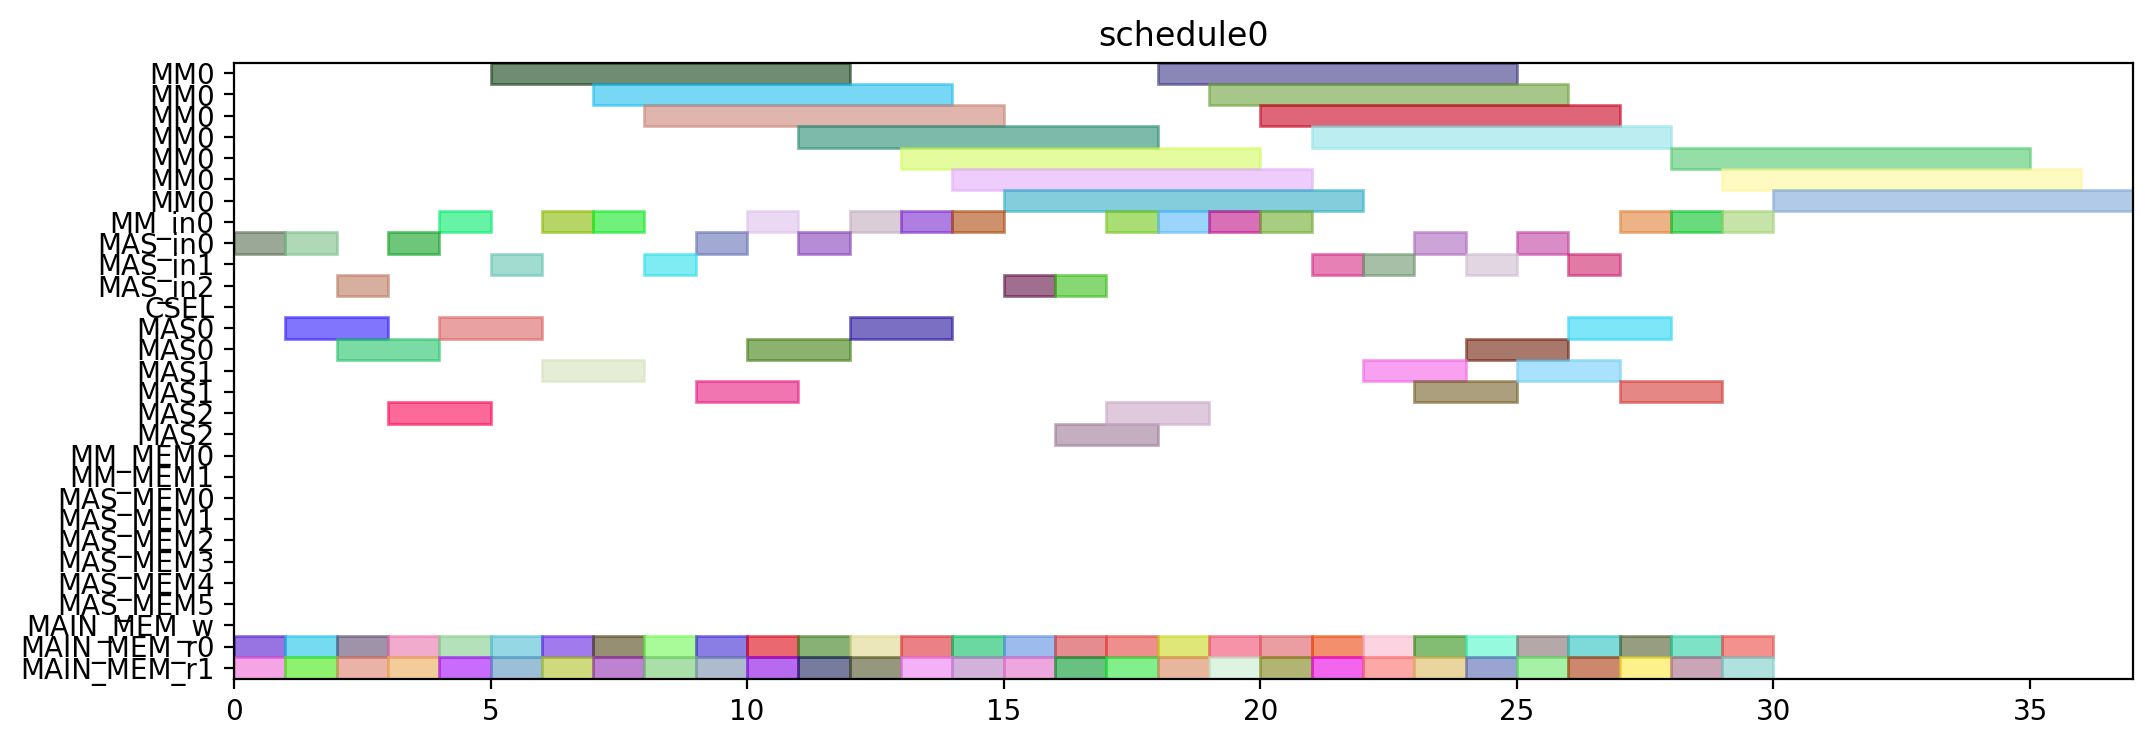

Source code (Python):
from pyschedule import Scenario, solvers, plotters, alt


def solve():
	horizon = 120
	S = Scenario("schedule0", horizon=horizon)

	# resource
	MM = S.Resources('MM', num=1, size=7)
	MM_in = S.Resources('MM_in', num=1)
	MAS_in = S.Resources('MAS_in', num=3)
	CSEL = S.Resource('CSEL')
	MAS = S.Resources('MAS', num=3, size=2, periods=range(1, horizon))
	MM_MEM = S.Resources('MM_MEM', num=2)
	MAS_MEM = S.Resources('MAS_MEM', num=6)
	MAIN_MEM_w = S.Resource('MAIN_MEM_w', size=1)
	MAIN_MEM_r = S.Resources('MAIN_MEM_r', num=2)

	# result of previous scheduling

	# new tasks
	t1_t0 = S.Task('t1_t0', length=7, delay_cost=1)
	t1_t0 += alt(MM)
	t1_t0_in = S.Task('t1_t0_in', length=1, delay_cost=1)
	t1_t0_in += alt(MM_in)
	S += t1_t0_in*MM_in[0]<=t1_t0*MM[0]
	t1_t0_mem0 = S.Task('t1_t0_mem0', length=1, delay_cost=1)
	t1_t0_mem0 += MAIN_MEM_r[0]
	S += t1_t0_mem0 <= t1_t0

	t1_t0_mem1 = S.Task('t1_t0_mem1', length=1, delay_cost=1)
	t1_t0_mem1 += MAIN_MEM_r[1]
	S += t1_t0_mem1 <= t1_t0

	t1_t1 = S.Task('t1_t1', length=7, delay_cost=1)
	t1_t1 += alt(MM)
	t1_t1_in = S.Task('t1_t1_in', length=1, delay_cost=1)
	t1_t1_in += alt(MM_in)
	S += t1_t1_in*MM_in[0]<=t1_t1*MM[0]
	t1_t1_mem0 = S.Task('t1_t1_mem0', length=1, delay_cost=1)
	t1_t1_mem0 += MAIN_MEM_r[0]
	S += t1_t1_mem0 <= t1_t1

	t1_t1_mem1 = S.Task('t1_t1_mem1', length=1, delay_cost=1)
	t1_t1_mem1 += MAIN_MEM_r[1]
	S += t1_t1_mem1 <= t1_t1

	t1_t2 = S.Task('t1_t2', length=2, delay_cost=1)
	t1_t2 += alt(MAS)
	t1_t2_in = S.Task('t1_t2_in', length=1, delay_cost=1)
	t1_t2_in += alt(MAS_in)
	S += t1_t2_in*MAS_in[0]<=t1_t2*MAS[0]

	S += t1_t2_in*MAS_in[1]<=t1_t2*MAS[1]

	S += t1_t2_in*MAS_in[2]<=t1_t2*MAS[2]

	t1_t2_mem0 = S.Task('t1_t2_mem0', length=1, delay_cost=1)
	t1_t2_mem0 += MAIN_MEM_r[0]
	S += t1_t2_mem0 <= t1_t2

	t1_t2_mem1 = S.Task('t1_t2_mem1', length=1, delay_cost=1)
	t1_t2_mem1 += MAIN_MEM_r[1]
	S += t1_t2_mem1 <= t1_t2

	t1_t3 = S.Task('t1_t3', length=2, delay_cost=1)
	t1_t3 += alt(MAS)
	t1_t3_in = S.Task('t1_t3_in', length=1, delay_cost=1)
	t1_t3_in += alt(MAS_in)
	S += t1_t3_in*MAS_in[0]<=t1_t3*MAS[0]

	S += t1_t3_in*MAS_in[1]<=t1_t3*MAS[1]

	S += t1_t3_in*MAS_in[2]<=t1_t3*MAS[2]

	t1_t3_mem0 = S.Task('t1_t3_mem0', length=1, delay_cost=1)
	t1_t3_mem0 += MAIN_MEM_r[0]
	S += t1_t3_mem0 <= t1_t3

	t1_t3_mem1 = S.Task('t1_t3_mem1', length=1, delay_cost=1)
	t1_t3_mem1 += MAIN_MEM_r[1]
	S += t1_t3_mem1 <= t1_t3

	t2_t0 = S.Task('t2_t0', length=7, delay_cost=1)
	t2_t0 += alt(MM)
	t2_t0_in = S.Task('t2_t0_in', length=1, delay_cost=1)
	t2_t0_in += alt(MM_in)
	S += t2_t0_in*MM_in[0]<=t2_t0*MM[0]
	t2_t0_mem0 = S.Task('t2_t0_mem0', length=1, delay_cost=1)
	t2_t0_mem0 += MAIN_MEM_r[0]
	S += t2_t0_mem0 <= t2_t0

	t2_t0_mem1 = S.Task('t2_t0_mem1', length=1, delay_cost=1)
	t2_t0_mem1 += MAIN_MEM_r[1]
	S += t2_t0_mem1 <= t2_t0

	t2_t1 = S.Task('t2_t1', length=7, delay_cost=1)
	t2_t1 += alt(MM)
	t2_t1_in = S.Task('t2_t1_in', length=1, delay_cost=1)
	t2_t1_in += alt(MM_in)
	S += t2_t1_in*MM_in[0]<=t2_t1*MM[0]
	t2_t1_mem0 = S.Task('t2_t1_mem0', length=1, delay_cost=1)
	t2_t1_mem0 += MAIN_MEM_r[0]
	S += t2_t1_mem0 <= t2_t1

	t2_t1_mem1 = S.Task('t2_t1_mem1', length=1, delay_cost=1)
	t2_t1_mem1 += MAIN_MEM_r[1]
	S += t2_t1_mem1 <= t2_t1

	t2_t2 = S.Task('t2_t2', length=2, delay_cost=1)
	t2_t2 += alt(MAS)
	t2_t2_in = S.Task('t2_t2_in', length=1, delay_cost=1)
	t2_t2_in += alt(MAS_in)
	S += t2_t2_in*MAS_in[0]<=t2_t2*MAS[0]

	S += t2_t2_in*MAS_in[1]<=t2_t2*MAS[1]

	S += t2_t2_in*MAS_in[2]<=t2_t2*MAS[2]

	t2_t2_mem0 = S.Task('t2_t2_mem0', length=1, delay_cost=1)
	t2_t2_mem0 += MAIN_MEM_r[0]
	S += t2_t2_mem0 <= t2_t2

	t2_t2_mem1 = S.Task('t2_t2_mem1', length=1, delay_cost=1)
	t2_t2_mem1 += MAIN_MEM_r[1]
	S += t2_t2_mem1 <= t2_t2

	t2_t3 = S.Task('t2_t3', length=2, delay_cost=1)
	t2_t3 += alt(MAS)
	t2_t3_in = S.Task('t2_t3_in', length=1, delay_cost=1)
	t2_t3_in += alt(MAS_in)
	S += t2_t3_in*MAS_in[0]<=t2_t3*MAS[0]

	S += t2_t3_in*MAS_in[1]<=t2_t3*MAS[1]

	S += t2_t3_in*MAS_in[2]<=t2_t3*MAS[2]

	t2_t3_mem0 = S.Task('t2_t3_mem0', length=1, delay_cost=1)
	t2_t3_mem0 += MAIN_MEM_r[0]
	S += t2_t3_mem0 <= t2_t3

	t2_t3_mem1 = S.Task('t2_t3_mem1', length=1, delay_cost=1)
	t2_t3_mem1 += MAIN_MEM_r[1]
	S += t2_t3_mem1 <= t2_t3

	t0_t0 = S.Task('t0_t0', length=7, delay_cost=1)
	t0_t0 += alt(MM)
	t0_t0_in = S.Task('t0_t0_in', length=1, delay_cost=1)
	t0_t0_in += alt(MM_in)
	S += t0_t0_in*MM_in[0]<=t0_t0*MM[0]
	t0_t0_mem0 = S.Task('t0_t0_mem0', length=1, delay_cost=1)
	t0_t0_mem0 += MAIN_MEM_r[0]
	S += t0_t0_mem0 <= t0_t0

	t0_t0_mem1 = S.Task('t0_t0_mem1', length=1, delay_cost=1)
	t0_t0_mem1 += MAIN_MEM_r[1]
	S += t0_t0_mem1 <= t0_t0

	t0_t1 = S.Task('t0_t1', length=7, delay_cost=1)
	t0_t1 += alt(MM)
	t0_t1_in = S.Task('t0_t1_in', length=1, delay_cost=1)
	t0_t1_in += alt(MM_in)
	S += t0_t1_in*MM_in[0]<=t0_t1*MM[0]
	t0_t1_mem0 = S.Task('t0_t1_mem0', length=1, delay_cost=1)
	t0_t1_mem0 += MAIN_MEM_r[0]
	S += t0_t1_mem0 <= t0_t1

	t0_t1_mem1 = S.Task('t0_t1_mem1', length=1, delay_cost=1)
	t0_t1_mem1 += MAIN_MEM_r[1]
	S += t0_t1_mem1 <= t0_t1

	t0_t2 = S.Task('t0_t2', length=2, delay_cost=1)
	t0_t2 += alt(MAS)
	t0_t2_in = S.Task('t0_t2_in', length=1, delay_cost=1)
	t0_t2_in += alt(MAS_in)
	S += t0_t2_in*MAS_in[0]<=t0_t2*MAS[0]

	S += t0_t2_in*MAS_in[1]<=t0_t2*MAS[1]

	S += t0_t2_in*MAS_in[2]<=t0_t2*MAS[2]

	t0_t2_mem0 = S.Task('t0_t2_mem0', length=1, delay_cost=1)
	t0_t2_mem0 += MAIN_MEM_r[0]
	S += t0_t2_mem0 <= t0_t2

	t0_t2_mem1 = S.Task('t0_t2_mem1', length=1, delay_cost=1)
	t0_t2_mem1 += MAIN_MEM_r[1]
	S += t0_t2_mem1 <= t0_t2

	t0_t3 = S.Task('t0_t3', length=2, delay_cost=1)
	t0_t3 += alt(MAS)
	t0_t3_in = S.Task('t0_t3_in', length=1, delay_cost=1)
	t0_t3_in += alt(MAS_in)
	S += t0_t3_in*MAS_in[0]<=t0_t3*MAS[0]

	S += t0_t3_in*MAS_in[1]<=t0_t3*MAS[1]

	S += t0_t3_in*MAS_in[2]<=t0_t3*MAS[2]

	t0_t3_mem0 = S.Task('t0_t3_mem0', length=1, delay_cost=1)
	t0_t3_mem0 += MAIN_MEM_r[0]
	S += t0_t3_mem0 <= t0_t3

	t0_t3_mem1 = S.Task('t0_t3_mem1', length=1, delay_cost=1)
	t0_t3_mem1 += MAIN_MEM_r[1]
	S += t0_t3_mem1 <= t0_t3

	t4_t0_t0 = S.Task('t4_t0_t0', length=7, delay_cost=1)
	t4_t0_t0 += alt(MM)
	t4_t0_t0_in = S.Task('t4_t0_t0_in', length=1, delay_cost=1)
	t4_t0_t0_in += alt(MM_in)
	S += t4_t0_t0_in*MM_in[0]<=t4_t0_t0*MM[0]
	t4_t0_t0_mem0 = S.Task('t4_t0_t0_mem0', length=1, delay_cost=1)
	t4_t0_t0_mem0 += MAIN_MEM_r[0]
	S += t4_t0_t0_mem0 <= t4_t0_t0

	t4_t0_t0_mem1 = S.Task('t4_t0_t0_mem1', length=1, delay_cost=1)
	t4_t0_t0_mem1 += MAIN_MEM_r[1]
	S += t4_t0_t0_mem1 <= t4_t0_t0

	t4_t0_t1 = S.Task('t4_t0_t1', length=7, delay_cost=1)
	t4_t0_t1 += alt(MM)
	t4_t0_t1_in = S.Task('t4_t0_t1_in', length=1, delay_cost=1)
	t4_t0_t1_in += alt(MM_in)
	S += t4_t0_t1_in*MM_in[0]<=t4_t0_t1*MM[0]
	t4_t0_t1_mem0 = S.Task('t4_t0_t1_mem0', length=1, delay_cost=1)
	t4_t0_t1_mem0 += MAIN_MEM_r[0]
	S += t4_t0_t1_mem0 <= t4_t0_t1

	t4_t0_t1_mem1 = S.Task('t4_t0_t1_mem1', length=1, delay_cost=1)
	t4_t0_t1_mem1 += MAIN_MEM_r[1]
	S += t4_t0_t1_mem1 <= t4_t0_t1

	t4_t0_t2 = S.Task('t4_t0_t2', length=2, delay_cost=1)
	t4_t0_t2 += alt(MAS)
	t4_t0_t2_in = S.Task('t4_t0_t2_in', length=1, delay_cost=1)
	t4_t0_t2_in += alt(MAS_in)
	S += t4_t0_t2_in*MAS_in[0]<=t4_t0_t2*MAS[0]

	S += t4_t0_t2_in*MAS_in[1]<=t4_t0_t2*MAS[1]

	S += t4_t0_t2_in*MAS_in[2]<=t4_t0_t2*MAS[2]

	t4_t0_t2_mem0 = S.Task('t4_t0_t2_mem0', length=1, delay_cost=1)
	t4_t0_t2_mem0 += MAIN_MEM_r[0]
	S += t4_t0_t2_mem0 <= t4_t0_t2

	t4_t0_t2_mem1 = S.Task('t4_t0_t2_mem1', length=1, delay_cost=1)
	t4_t0_t2_mem1 += MAIN_MEM_r[1]
	S += t4_t0_t2_mem1 <= t4_t0_t2

	t4_t0_t3 = S.Task('t4_t0_t3', length=2, delay_cost=1)
	t4_t0_t3 += alt(MAS)
	t4_t0_t3_in = S.Task('t4_t0_t3_in', length=1, delay_cost=1)
	t4_t0_t3_in += alt(MAS_in)
	S += t4_t0_t3_in*MAS_in[0]<=t4_t0_t3*MAS[0]

	S += t4_t0_t3_in*MAS_in[1]<=t4_t0_t3*MAS[1]

	S += t4_t0_t3_in*MAS_in[2]<=t4_t0_t3*MAS[2]

	t4_t0_t3_mem0 = S.Task('t4_t0_t3_mem0', length=1, delay_cost=1)
	t4_t0_t3_mem0 += MAIN_MEM_r[0]
	S += t4_t0_t3_mem0 <= t4_t0_t3

	t4_t0_t3_mem1 = S.Task('t4_t0_t3_mem1', length=1, delay_cost=1)
	t4_t0_t3_mem1 += MAIN_MEM_r[1]
	S += t4_t0_t3_mem1 <= t4_t0_t3

	t4_t1_t0 = S.Task('t4_t1_t0', length=7, delay_cost=1)
	t4_t1_t0 += alt(MM)
	t4_t1_t0_in = S.Task('t4_t1_t0_in', length=1, delay_cost=1)
	t4_t1_t0_in += alt(MM_in)
	S += t4_t1_t0_in*MM_in[0]<=t4_t1_t0*MM[0]
	t4_t1_t0_mem0 = S.Task('t4_t1_t0_mem0', length=1, delay_cost=1)
	t4_t1_t0_mem0 += MAIN_MEM_r[0]
	S += t4_t1_t0_mem0 <= t4_t1_t0

	t4_t1_t0_mem1 = S.Task('t4_t1_t0_mem1', length=1, delay_cost=1)
	t4_t1_t0_mem1 += MAIN_MEM_r[1]
	S += t4_t1_t0_mem1 <= t4_t1_t0

	t4_t1_t1 = S.Task('t4_t1_t1', length=7, delay_cost=1)
	t4_t1_t1 += alt(MM)
	t4_t1_t1_in = S.Task('t4_t1_t1_in', length=1, delay_cost=1)
	t4_t1_t1_in += alt(MM_in)
	S += t4_t1_t1_in*MM_in[0]<=t4_t1_t1*MM[0]
	t4_t1_t1_mem0 = S.Task('t4_t1_t1_mem0', length=1, delay_cost=1)
	t4_t1_t1_mem0 += MAIN_MEM_r[0]
	S += t4_t1_t1_mem0 <= t4_t1_t1

	t4_t1_t1_mem1 = S.Task('t4_t1_t1_mem1', length=1, delay_cost=1)
	t4_t1_t1_mem1 += MAIN_MEM_r[1]
	S += t4_t1_t1_mem1 <= t4_t1_t1

	t4_t1_t2 = S.Task('t4_t1_t2', length=2, delay_cost=1)
	t4_t1_t2 += alt(MAS)
	t4_t1_t2_in = S.Task('t4_t1_t2_in', length=1, delay_cost=1)
	t4_t1_t2_in += alt(MAS_in)
	S += t4_t1_t2_in*MAS_in[0]<=t4_t1_t2*MAS[0]

	S += t4_t1_t2_in*MAS_in[1]<=t4_t1_t2*MAS[1]

	S += t4_t1_t2_in*MAS_in[2]<=t4_t1_t2*MAS[2]

	t4_t1_t2_mem0 = S.Task('t4_t1_t2_mem0', length=1, delay_cost=1)
	t4_t1_t2_mem0 += MAIN_MEM_r[0]
	S += t4_t1_t2_mem0 <= t4_t1_t2

	t4_t1_t2_mem1 = S.Task('t4_t1_t2_mem1', length=1, delay_cost=1)
	t4_t1_t2_mem1 += MAIN_MEM_r[1]
	S += t4_t1_t2_mem1 <= t4_t1_t2

	t4_t1_t3 = S.Task('t4_t1_t3', length=2, delay_cost=1)
	t4_t1_t3 += alt(MAS)
	t4_t1_t3_in = S.Task('t4_t1_t3_in', length=1, delay_cost=1)
	t4_t1_t3_in += alt(MAS_in)
	S += t4_t1_t3_in*MAS_in[0]<=t4_t1_t3*MAS[0]

	S += t4_t1_t3_in*MAS_in[1]<=t4_t1_t3*MAS[1]

	S += t4_t1_t3_in*MAS_in[2]<=t4_t1_t3*MAS[2]

	t4_t1_t3_mem0 = S.Task('t4_t1_t3_mem0', length=1, delay_cost=1)
	t4_t1_t3_mem0 += MAIN_MEM_r[0]
	S += t4_t1_t3_mem0 <= t4_t1_t3

	t4_t1_t3_mem1 = S.Task('t4_t1_t3_mem1', length=1, delay_cost=1)
	t4_t1_t3_mem1 += MAIN_MEM_r[1]
	S += t4_t1_t3_mem1 <= t4_t1_t3

	t4_t2_t0 = S.Task('t4_t2_t0', length=7, delay_cost=1)
	t4_t2_t0 += alt(MM)
	t4_t2_t0_in = S.Task('t4_t2_t0_in', length=1, delay_cost=1)
	t4_t2_t0_in += alt(MM_in)
	S += t4_t2_t0_in*MM_in[0]<=t4_t2_t0*MM[0]
	t4_t2_t0_mem0 = S.Task('t4_t2_t0_mem0', length=1, delay_cost=1)
	t4_t2_t0_mem0 += MAIN_MEM_r[0]
	S += t4_t2_t0_mem0 <= t4_t2_t0

	t4_t2_t0_mem1 = S.Task('t4_t2_t0_mem1', length=1, delay_cost=1)
	t4_t2_t0_mem1 += MAIN_MEM_r[1]
	S += t4_t2_t0_mem1 <= t4_t2_t0

	t4_t2_t1 = S.Task('t4_t2_t1', length=7, delay_cost=1)
	t4_t2_t1 += alt(MM)
	t4_t2_t1_in = S.Task('t4_t2_t1_in', length=1, delay_cost=1)
	t4_t2_t1_in += alt(MM_in)
	S += t4_t2_t1_in*MM_in[0]<=t4_t2_t1*MM[0]
	t4_t2_t1_mem0 = S.Task('t4_t2_t1_mem0', length=1, delay_cost=1)
	t4_t2_t1_mem0 += MAIN_MEM_r[0]
	S += t4_t2_t1_mem0 <= t4_t2_t1

	t4_t2_t1_mem1 = S.Task('t4_t2_t1_mem1', length=1, delay_cost=1)
	t4_t2_t1_mem1 += MAIN_MEM_r[1]
	S += t4_t2_t1_mem1 <= t4_t2_t1

	t4_t2_t2 = S.Task('t4_t2_t2', length=2, delay_cost=1)
	t4_t2_t2 += alt(MAS)
	t4_t2_t2_in = S.Task('t4_t2_t2_in', length=1, delay_cost=1)
	t4_t2_t2_in += alt(MAS_in)
	S += t4_t2_t2_in*MAS_in[0]<=t4_t2_t2*MAS[0]

	S += t4_t2_t2_in*MAS_in[1]<=t4_t2_t2*MAS[1]

	S += t4_t2_t2_in*MAS_in[2]<=t4_t2_t2*MAS[2]

	t4_t2_t2_mem0 = S.Task('t4_t2_t2_mem0', length=1, delay_cost=1)
	t4_t2_t2_mem0 += MAIN_MEM_r[0]
	S += t4_t2_t2_mem0 <= t4_t2_t2

	t4_t2_t2_mem1 = S.Task('t4_t2_t2_mem1', length=1, delay_cost=1)
	t4_t2_t2_mem1 += MAIN_MEM_r[1]
	S += t4_t2_t2_mem1 <= t4_t2_t2

	t4_t2_t3 = S.Task('t4_t2_t3', length=2, delay_cost=1)
	t4_t2_t3 += alt(MAS)
	t4_t2_t3_in = S.Task('t4_t2_t3_in', length=1, delay_cost=1)
	t4_t2_t3_in += alt(MAS_in)
	S += t4_t2_t3_in*MAS_in[0]<=t4_t2_t3*MAS[0]

	S += t4_t2_t3_in*MAS_in[1]<=t4_t2_t3*MAS[1]

	S += t4_t2_t3_in*MAS_in[2]<=t4_t2_t3*MAS[2]

	t4_t2_t3_mem0 = S.Task('t4_t2_t3_mem0', length=1, delay_cost=1)
	t4_t2_t3_mem0 += MAIN_MEM_r[0]
	S += t4_t2_t3_mem0 <= t4_t2_t3

	t4_t2_t3_mem1 = S.Task('t4_t2_t3_mem1', length=1, delay_cost=1)
	t4_t2_t3_mem1 += MAIN_MEM_r[1]
	S += t4_t2_t3_mem1 <= t4_t2_t3

	t4_t40 = S.Task('t4_t40', length=2, delay_cost=1)
	t4_t40 += alt(MAS)
	t4_t40_in = S.Task('t4_t40_in', length=1, delay_cost=1)
	t4_t40_in += alt(MAS_in)
	S += t4_t40_in*MAS_in[0]<=t4_t40*MAS[0]

	S += t4_t40_in*MAS_in[1]<=t4_t40*MAS[1]

	S += t4_t40_in*MAS_in[2]<=t4_t40*MAS[2]

	t4_t40_mem0 = S.Task('t4_t40_mem0', length=1, delay_cost=1)
	t4_t40_mem0 += MAIN_MEM_r[0]
	S += t4_t40_mem0 <= t4_t40

	t4_t40_mem1 = S.Task('t4_t40_mem1', length=1, delay_cost=1)
	t4_t40_mem1 += MAIN_MEM_r[1]
	S += t4_t40_mem1 <= t4_t40

	t4_t41 = S.Task('t4_t41', length=2, delay_cost=1)
	t4_t41 += alt(MAS)
	t4_t41_in = S.Task('t4_t41_in', length=1, delay_cost=1)
	t4_t41_in += alt(MAS_in)
	S += t4_t41_in*MAS_in[0]<=t4_t41*MAS[0]

	S += t4_t41_in*MAS_in[1]<=t4_t41*MAS[1]

	S += t4_t41_in*MAS_in[2]<=t4_t41*MAS[2]

	t4_t41_mem0 = S.Task('t4_t41_mem0', length=1, delay_cost=1)
	t4_t41_mem0 += MAIN_MEM_r[0]
	S += t4_t41_mem0 <= t4_t41

	t4_t41_mem1 = S.Task('t4_t41_mem1', length=1, delay_cost=1)
	t4_t41_mem1 += MAIN_MEM_r[1]
	S += t4_t41_mem1 <= t4_t41

	t4_t50 = S.Task('t4_t50', length=2, delay_cost=1)
	t4_t50 += alt(MAS)
	t4_t50_in = S.Task('t4_t50_in', length=1, delay_cost=1)
	t4_t50_in += alt(MAS_in)
	S += t4_t50_in*MAS_in[0]<=t4_t50*MAS[0]

	S += t4_t50_in*MAS_in[1]<=t4_t50*MAS[1]

	S += t4_t50_in*MAS_in[2]<=t4_t50*MAS[2]

	t4_t50_mem0 = S.Task('t4_t50_mem0', length=1, delay_cost=1)
	t4_t50_mem0 += MAIN_MEM_r[0]
	S += t4_t50_mem0 <= t4_t50

	t4_t50_mem1 = S.Task('t4_t50_mem1', length=1, delay_cost=1)
	t4_t50_mem1 += MAIN_MEM_r[1]
	S += t4_t50_mem1 <= t4_t50

	t4_t51 = S.Task('t4_t51', length=2, delay_cost=1)
	t4_t51 += alt(MAS)
	t4_t51_in = S.Task('t4_t51_in', length=1, delay_cost=1)
	t4_t51_in += alt(MAS_in)
	S += t4_t51_in*MAS_in[0]<=t4_t51*MAS[0]

	S += t4_t51_in*MAS_in[1]<=t4_t51*MAS[1]

	S += t4_t51_in*MAS_in[2]<=t4_t51*MAS[2]

	t4_t51_mem0 = S.Task('t4_t51_mem0', length=1, delay_cost=1)
	t4_t51_mem0 += MAIN_MEM_r[0]
	S += t4_t51_mem0 <= t4_t51

	t4_t51_mem1 = S.Task('t4_t51_mem1', length=1, delay_cost=1)
	t4_t51_mem1 += MAIN_MEM_r[1]
	S += t4_t51_mem1 <= t4_t51

	t4_t8_t0 = S.Task('t4_t8_t0', length=7, delay_cost=1)
	t4_t8_t0 += alt(MM)
	t4_t8_t0_in = S.Task('t4_t8_t0_in', length=1, delay_cost=1)
	t4_t8_t0_in += alt(MM_in)
	S += t4_t8_t0_in*MM_in[0]<=t4_t8_t0*MM[0]
	t4_t8_t0_mem0 = S.Task('t4_t8_t0_mem0', length=1, delay_cost=1)
	t4_t8_t0_mem0 += MAIN_MEM_r[0]
	S += t4_t8_t0_mem0 <= t4_t8_t0

	t4_t8_t0_mem1 = S.Task('t4_t8_t0_mem1', length=1, delay_cost=1)
	t4_t8_t0_mem1 += MAIN_MEM_r[1]
	S += t4_t8_t0_mem1 <= t4_t8_t0

	t4_t8_t1 = S.Task('t4_t8_t1', length=7, delay_cost=1)
	t4_t8_t1 += alt(MM)
	t4_t8_t1_in = S.Task('t4_t8_t1_in', length=1, delay_cost=1)
	t4_t8_t1_in += alt(MM_in)
	S += t4_t8_t1_in*MM_in[0]<=t4_t8_t1*MM[0]
	t4_t8_t1_mem0 = S.Task('t4_t8_t1_mem0', length=1, delay_cost=1)
	t4_t8_t1_mem0 += MAIN_MEM_r[0]
	S += t4_t8_t1_mem0 <= t4_t8_t1

	t4_t8_t1_mem1 = S.Task('t4_t8_t1_mem1', length=1, delay_cost=1)
	t4_t8_t1_mem1 += MAIN_MEM_r[1]
	S += t4_t8_t1_mem1 <= t4_t8_t1

	solvers.mip.solve(S,msg=1,kind='CPLEX',ratio_gap=1.01)

	solution = [['hoge']*len(S.solution()[1]) for i in range(len(S.solution()))]
	for i in range(len(S.solution())):
		for j in range(len(S.solution()[i])):
			solution[i][j]=str(S.solution()[i][j])
	print(solution)

	cycles = int(solution[-1][3])

	pic_file_name = "/mnt/rose/usr1/fukuda/ABE/multiRAM_multiMAS_16mux/scheduling_result/stage7MM1_stage2MAS3/SPARSE/schedule0.png"
	if(S.solution() != []):
		plotters.matplotlib.plot(S,img_filename=pic_file_name, show_task_labels=False, fig_size=(cycles*0.25+3, 4))

	return solution
